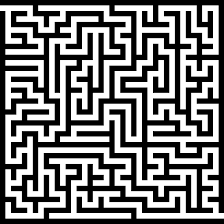
#> input picture maze.png, 224 x 224 px
$ python imageMaze2.py
#> lines starting #> are read from the running program, lines starting #| are printed output that depends on the picture; after the words box and inside, x2 and y2 are one past the last pixel; in counts of white or black regions, pixels touching at a corner belong together
# [110 lines of commented-out code are left out]


import matplotlib.animation as animation
import matplotlib.pyplot as plt
import numpy as np
from queue import Queue
from PIL import Image

def load_maze_image(image_path):
    # Open the maze image and convert it to greyscale
#> called with image_path = 'maze.png'
    im = Image.open(image_path).convert('L')

    # Ensure all black pixels are 0 and all white pixels are 1
    binary = im.point(lambda p: p > 128 and 1)
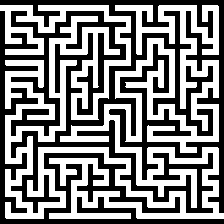
#> binary: PIL image 224x224 L; values 0 (black) and 1 (white), 50.8% white; 2 black regions, box (x1, y1, x2, y2) and area: (0, 0, 224, 213) 14737, (0, 11, 224, 224) 9938

    # Convert to Numpy array
    maze = np.array(binary)

    # Add a border of walls (1s) around the maze
    maze_with_border = np.ones((maze.shape[0] + 2, maze.shape[1] + 2), dtype=int)
    maze_with_border[1:-1, 1:-1] = maze  # Place the original maze in the center
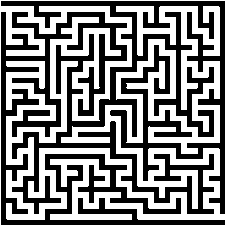
#> maze_with_border: shape (226, 226) int64; values 0 (black) and 1 (white), 51.7% white; 2 black regions, box (x1, y1, x2, y2) and area: (1, 1, 225, 214) 14737, (1, 12, 225, 225) 9938
    return maze_with_border

def find_start_and_end(maze):
    # Find the start (first open path) and end (last open path)
    start = None
    end = None

    # Locate start point
    for y in range(maze.shape[0]):
        for x in range(maze.shape[1]):
            if maze[y, x] == 0:  # Open path
                start = (y, x)
                break
        if start:
            break

    # Locate end point
    for y in range(maze.shape[0]-1, -1, -1):
        for x in range(maze.shape[1]-1, -1, -1):
            if maze[y, x] == 0:  # Open path
                end = (y, x)
                break
        if end:
            break

    return start, end

def find_path(maze, start, end):
    # BFS algorithm to find the shortest path
    directions = [(0, 1), (1, 0), (0, -1), (-1, 0)]
    visited = np.zeros_like(maze, dtype=bool)
    visited[start] = True
    queue = Queue()
    queue.put((start, []))

    while not queue.empty():
        (node, path) = queue.get()
        for dx, dy in directions:
            next_node = (node[0]+dx, node[1]+dy)
            if (next_node == end):
                return path + [next_node]
            if (next_node[0] >= 0 and next_node[1] >= 0 and
                next_node[0] < maze.shape[0] and next_node[1] < maze.shape[1] and
                maze[next_node] == 0 and not visited[next_node]):
                visited[next_node] = True
                queue.put((next_node, path + [next_node]))

    return None  # Return None if no path is found

# [44 lines of commented-out code are left out]

def draw_maze(maze, path=None, start=None, end=None):
    fig, ax = plt.subplots(figsize=(10, 10))

    # Set the border color to black
    fig.patch.set_edgecolor('black')
    fig.patch.set_linewidth(0)

    # Display the maze: walls as black (1) and paths as white (0)
    ax.imshow(maze, cmap='gray', interpolation='nearest')  # Use gray colormap
    ax.set_xticks([])
    ax.set_yticks([])

    # Draw the path if it exists
    if path is not None:
        for (y, x) in path:
            ax.plot(x, y, marker='o', color='white', markersize=5)  # Draw each point of the path

        # Prepare for path animation
        line, = ax.plot([], [], color='white', linewidth=2)

        def init():
            line.set_data([], [])
            return line,

        # Update is called for each path point in the maze
        def update(frame):
            x, y = path[frame]
            line.set_data(*zip(*[(p[1], p[0]) for p in path[:frame+1]]))  # update the data
            return line,

        ani = animation.FuncAnimation(fig, update, frames=range(len(path)), init_func=init, blit=True, repeat=False, interval=200)

    # Draw entry (start) and exit (end) markers
    if start:
        ax.plot(start[1], start[0], marker='o', color='green', markersize=10, label='Start')  # Start point
    if end:
        ax.plot(end[1], end[0], marker='o', color='blue', markersize=10, label='End')  # End point

    # Add a legend to indicate start and end
    ax.legend(loc='upper right')

    plt.show()


if __name__ == "__main__":
    maze = load_maze_image('maze.png')
    start, end = find_start_and_end(maze)
#> start = (1, 1); end = (224, 224)

    # Adjust the start and end for the border added
    adjusted_start = (start[0] + 1, start[1] + 1)
#> adjusted_start = (2, 2)
    adjusted_end = (end[0] + 1, end[1] + 1)
#> adjusted_end = (225, 225)

    path = find_path(maze, adjusted_start, adjusted_end)
    draw_maze(maze, path, adjusted_start, adjusted_end)
#> in draw_maze, `plt.show()`:
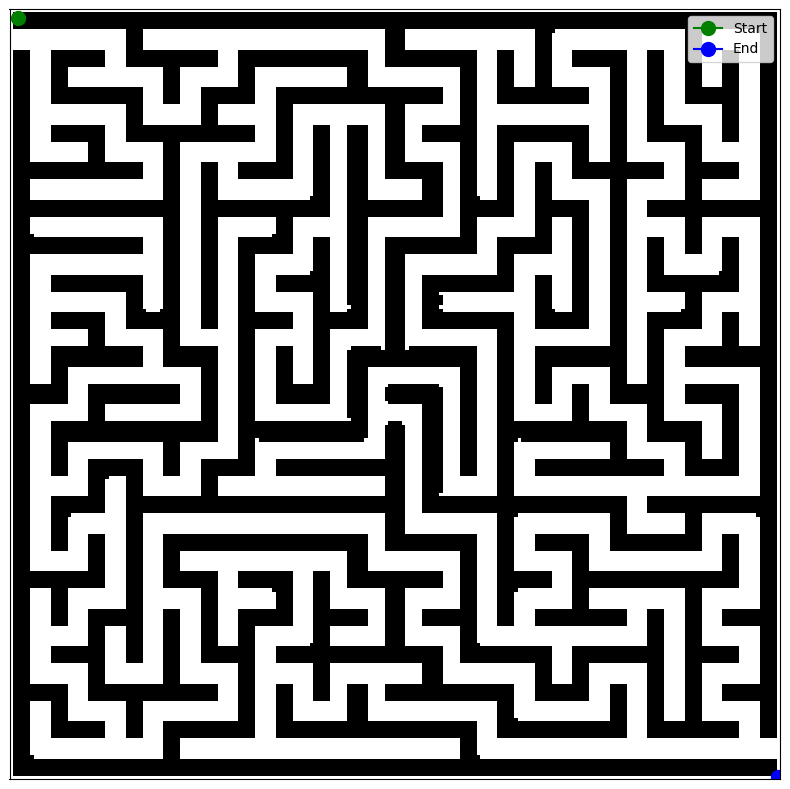
#> figure drawn by matplotlib, 1 panel
